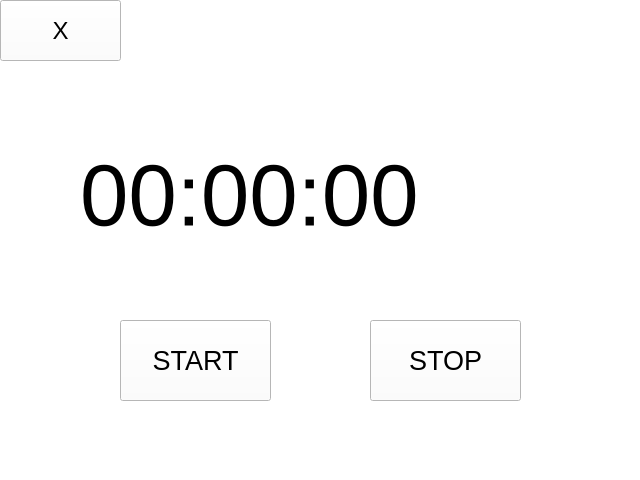
<?xml version="1.0" encoding="UTF-8"?>
<ui version="4.0">
 <class>Cronometre</class>
 <widget class="QWidget" name="Cronometre">
  <property name="geometry">
   <rect>
    <x>0</x>
    <y>0</y>
    <width>640</width>
    <height>480</height>
   </rect>
  </property>
  <property name="windowTitle">
   <string>Cronometre</string>
  </property>
  <property name="styleSheet">
   <string notr="true">background: (255,255,255)</string>
  </property>
  <widget class="QWidget" name="centralWidget" native="true">
   <property name="geometry">
    <rect>
     <x>0</x>
     <y>0</y>
     <width>640</width>
     <height>480</height>
    </rect>
   </property>
   <property name="styleSheet">
    <string notr="true">background-color: rgb(255,255,255);</string>
   </property>
   <widget class="QPushButton" name="b_start_2">
    <property name="geometry">
     <rect>
      <x>0</x>
      <y>0</y>
      <width>121</width>
      <height>61</height>
     </rect>
    </property>
    <property name="font">
     <font>
      <pointsize>18</pointsize>
     </font>
    </property>
    <property name="text">
     <string>X</string>
    </property>
   </widget>
   <widget class="QLabel" name="label">
    <property name="geometry">
     <rect>
      <x>80</x>
      <y>110</y>
      <width>461</width>
      <height>171</height>
     </rect>
    </property>
    <property name="font">
     <font>
      <pointsize>65</pointsize>
     </font>
    </property>
    <property name="styleSheet">
     <string notr="true"> qproperty-alignment: 'AlignVCenter | AlignCenter';</string>
    </property>
    <property name="text">
     <string>00:00:00</string>
    </property>
   </widget>
   <widget class="QPushButton" name="b_start">
    <property name="geometry">
     <rect>
      <x>120</x>
      <y>320</y>
      <width>151</width>
      <height>81</height>
     </rect>
    </property>
    <property name="font">
     <font>
      <pointsize>20</pointsize>
     </font>
    </property>
    <property name="text">
     <string>START</string>
    </property>
   </widget>
   <widget class="QPushButton" name="b_stop">
    <property name="geometry">
     <rect>
      <x>370</x>
      <y>320</y>
      <width>151</width>
      <height>81</height>
     </rect>
    </property>
    <property name="font">
     <font>
      <pointsize>20</pointsize>
     </font>
    </property>
    <property name="text">
     <string>STOP</string>
    </property>
   </widget>
  </widget>
 </widget>
 <layoutdefault spacing="6" margin="11"/>
 <resources/>
 <connections/>
</ui>
